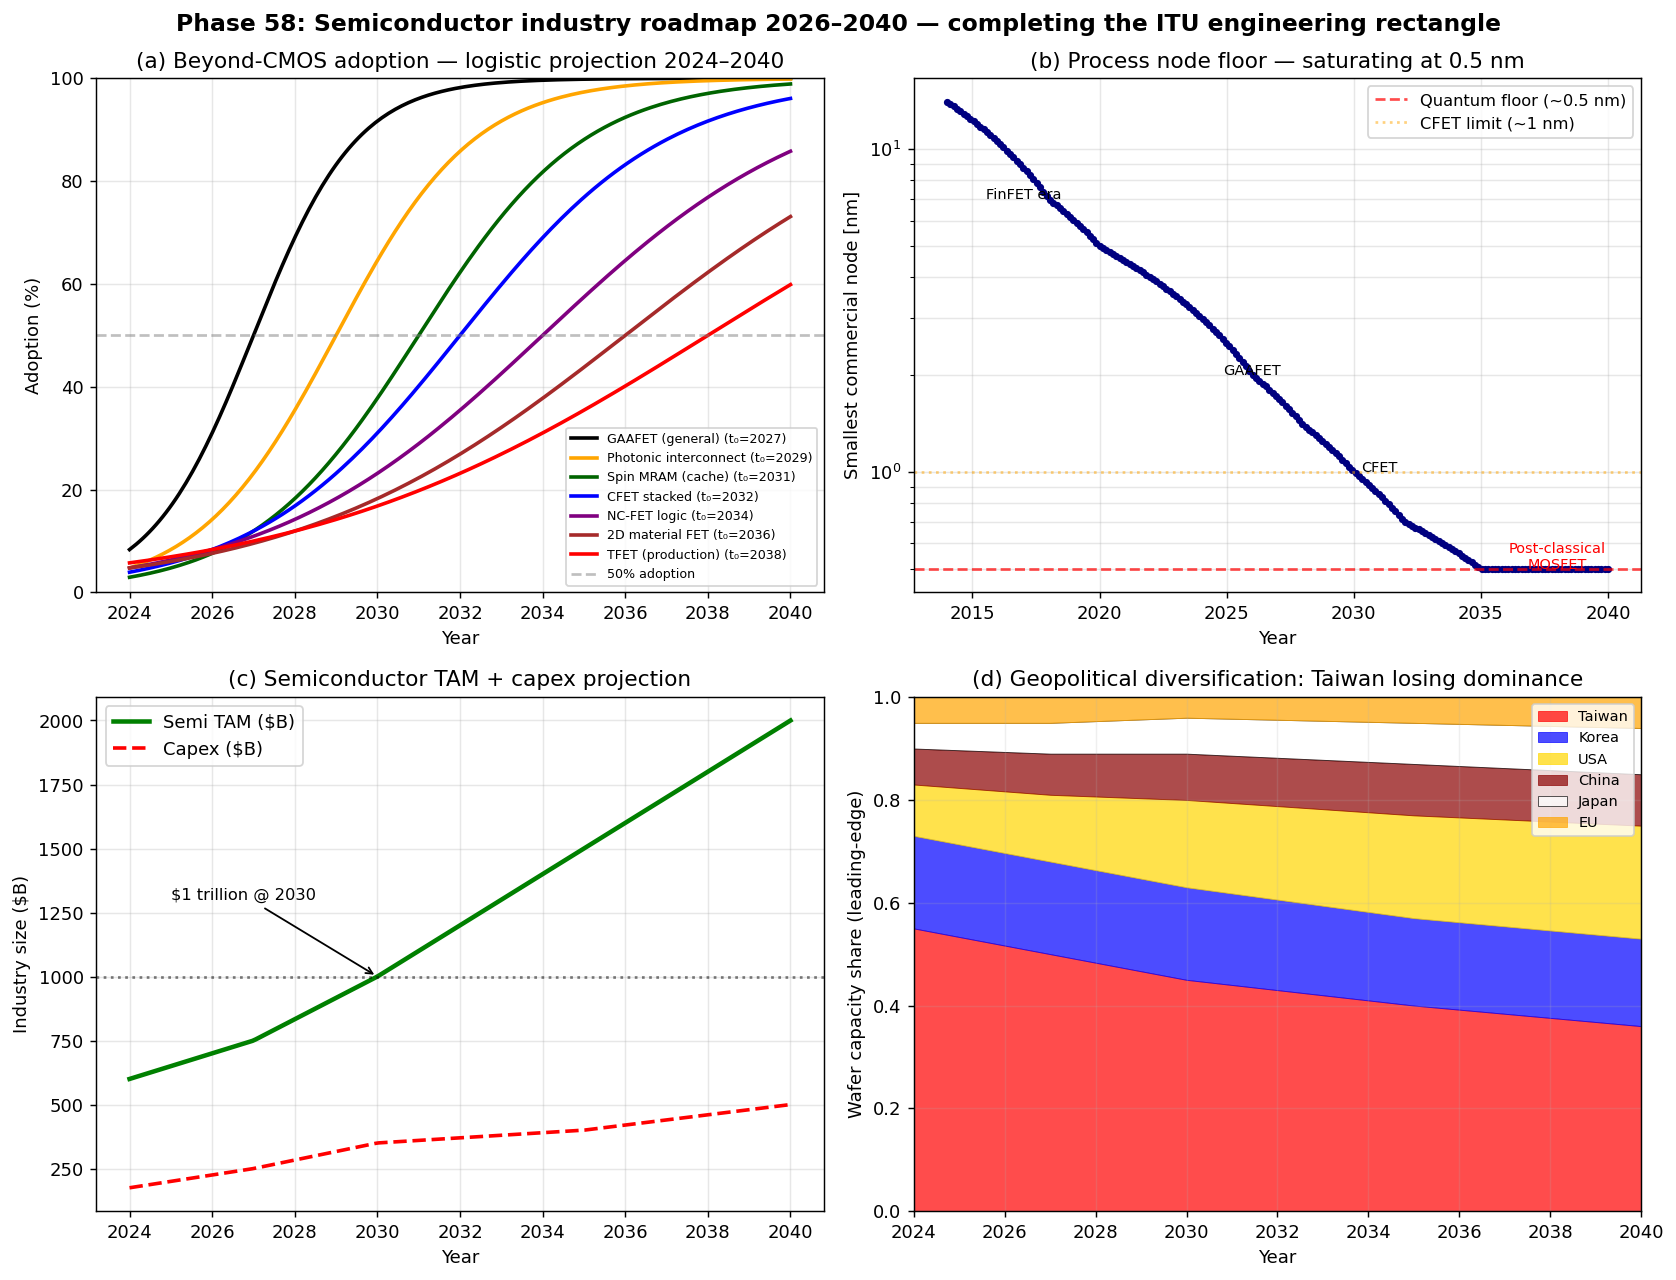

Write Python code to recreate this figure.
#!/usr/bin/env python3
# -*- coding: utf-8 -*-
"""
Phase 58: Semiconductor Industry Roadmap 2026-2040

Tier 1 #4 final phase. Synthesises Phase 55-57 into market/policy forecasts.

Tests:
  1. Logistic adoption curves for 7 technologies
  2. Process node progression and gate length floor
  3. Market size (TAM) + capex projection 2024-2040
  4. Geopolitical wafer-capacity share

Author: Munehiro Terada (Roboken), 2026.
Tier 1 #4 paper (in preparation).
"""

import json
import os

import matplotlib.pyplot as plt
import numpy as np


def logistic(t, t0, k):
    return 1.0 / (1.0 + np.exp(-k * (t - t0)))


# =============================================================================
# Test 1: Technology adoption logistic curves
# =============================================================================
TECHNOLOGIES = {
    "GAAFET (general)":    {"t0": 2027, "k": 0.8, "color": "black"},
    "Photonic interconnect": {"t0": 2029, "k": 0.6, "color": "orange"},
    "Spin MRAM (cache)":   {"t0": 2031, "k": 0.5, "color": "darkgreen"},
    "CFET stacked":        {"t0": 2032, "k": 0.4, "color": "blue"},
    "NC-FET logic":        {"t0": 2034, "k": 0.3, "color": "purple"},
    "2D material FET":     {"t0": 2036, "k": 0.25, "color": "brown"},
    "TFET (production)":   {"t0": 2038, "k": 0.2, "color": "red"},
}


# =============================================================================
# Test 2: Process node floor
# =============================================================================
def process_node_floor(year):
    """Smallest commercial node (nm) by year.
       Saturates around 0.5 nm — fundamental limit."""
    nodes_year = np.array([2014, 2018, 2020, 2022, 2024, 2026, 2028,
                            2030, 2032, 2035, 2038, 2040])
    nodes_nm   = np.array([14,    7,    5,    4,    3,    2,    1.4,
                             1.0,  0.7,  0.5,  0.5,  0.5])
    return np.interp(year, nodes_year, nodes_nm)


# =============================================================================
# Test 3: Market + capex
# =============================================================================
def market_size_USD_B(year):
    """Semiconductor TAM ($B). 2024=600, 2030=1000, 2040=2000."""
    pts_y = np.array([2024, 2027, 2030, 2035, 2040])
    pts_v = np.array([600,   750,  1000, 1500, 2000])
    return np.interp(year, pts_y, pts_v)


def capex_USD_B(year):
    pts_y = np.array([2024, 2027, 2030, 2035, 2040])
    pts_v = np.array([175,   250,  350,  400,  500])
    return np.interp(year, pts_y, pts_v)


# =============================================================================
# Test 4: Wafer-fab geopolitics
# =============================================================================
def country_share(year):
    """Wafer capacity share by region (sum = 1.0).
    Captures expected geographic diversification."""
    # 2024 baseline: TSMC ~55% of leading-edge, then projected diversification
    years = np.array([2024, 2027, 2030, 2035, 2040])
    Taiwan = np.array([0.55, 0.50, 0.45, 0.40, 0.36])
    Korea  = np.array([0.18, 0.18, 0.18, 0.17, 0.17])
    USA    = np.array([0.10, 0.13, 0.17, 0.20, 0.22])
    China  = np.array([0.07, 0.08, 0.09, 0.10, 0.10])
    Japan  = np.array([0.05, 0.06, 0.07, 0.08, 0.09])
    EU     = np.array([0.05, 0.05, 0.04, 0.05, 0.06])
    return {
        "Taiwan": float(np.interp(year, years, Taiwan)),
        "Korea":  float(np.interp(year, years, Korea)),
        "USA":    float(np.interp(year, years, USA)),
        "China":  float(np.interp(year, years, China)),
        "Japan":  float(np.interp(year, years, Japan)),
        "EU":     float(np.interp(year, years, EU)),
    }


# =============================================================================
# Plotting
# =============================================================================
def make_plot():
    fig, axes = plt.subplots(2, 2, figsize=(13, 10))

    # --- (a) Tech adoption logistic curves ---
    ax = axes[0, 0]
    years = np.linspace(2024, 2040, 200)
    for name, p in TECHNOLOGIES.items():
        adoption = logistic(years, p["t0"], p["k"])
        ax.plot(years, adoption * 100, lw=2, color=p["color"],
                label=f"{name} (t₀={p['t0']})")
    ax.axhline(50, ls="--", color="gray", alpha=0.5, label="50% adoption")
    ax.set_xlabel("Year")
    ax.set_ylabel("Adoption (%)")
    ax.set_title("(a) Beyond-CMOS adoption — logistic projection 2024–2040")
    ax.grid(True, alpha=0.3)
    ax.legend(fontsize=7, loc="lower right")
    ax.set_ylim(0, 100)

    # --- (b) Process node floor ---
    ax = axes[0, 1]
    years = np.linspace(2014, 2040, 200)
    nodes = np.array([process_node_floor(y) for y in years])
    ax.plot(years, nodes, lw=2, color="navy", marker="o", ms=3)
    ax.axhline(0.5, ls="--", color="red", alpha=0.7,
               label="Quantum floor (~0.5 nm)")
    ax.axhline(1.0, ls=":", color="orange", alpha=0.5,
               label="CFET limit (~1 nm)")
    # annotate phases
    ax.annotate("FinFET era", xy=(2017, 7), fontsize=8, ha="center")
    ax.annotate("GAAFET", xy=(2026, 2), fontsize=8, ha="center")
    ax.annotate("CFET", xy=(2031, 1.0), fontsize=8, ha="center")
    ax.annotate("Post-classical\nMOSFET", xy=(2038, 0.5), fontsize=8,
                ha="center", color="red")
    ax.set_xlabel("Year")
    ax.set_ylabel("Smallest commercial node [nm]")
    ax.set_yscale("log")
    ax.set_title("(b) Process node floor — saturating at 0.5 nm")
    ax.grid(True, alpha=0.3, which="both")
    ax.legend(loc="upper right", fontsize=9)

    # --- (c) Market size + capex ---
    ax = axes[1, 0]
    years = np.linspace(2024, 2040, 200)
    market = np.array([market_size_USD_B(y) for y in years])
    capex = np.array([capex_USD_B(y) for y in years])
    ax.plot(years, market, lw=2.5, color="green", label="Semi TAM ($B)")
    ax.plot(years, capex, lw=2, color="red", linestyle="--",
            label="Capex ($B)")
    ax.axhline(1000, ls=":", color="black", alpha=0.5)
    ax.annotate("$1 trillion @ 2030", xy=(2030, 1000),
                xytext=(2025, 1300), fontsize=9,
                arrowprops=dict(arrowstyle="->", color="black"))
    ax.set_xlabel("Year")
    ax.set_ylabel("Industry size ($B)")
    ax.set_title("(c) Semiconductor TAM + capex projection")
    ax.grid(True, alpha=0.3)
    ax.legend(loc="upper left")

    # --- (d) Geopolitics: wafer share ---
    ax = axes[1, 1]
    years = np.array([2024, 2027, 2030, 2035, 2040])
    regions = ["Taiwan", "Korea", "USA", "China", "Japan", "EU"]
    colors = ["red", "blue", "gold", "darkred", "white", "orange"]
    edgecolors = ["red", "blue", "gold", "darkred", "black", "orange"]
    shares = {r: [country_share(y)[r] for y in years] for r in regions}
    # Stacked area chart
    bottom = np.zeros_like(years, dtype=float)
    for r, c, e in zip(regions, colors, edgecolors):
        ax.fill_between(years, bottom, bottom + np.array(shares[r]),
                         alpha=0.7, label=r, color=c, edgecolor=e, linewidth=0.5)
        bottom = bottom + np.array(shares[r])
    ax.set_xlabel("Year")
    ax.set_ylabel("Wafer capacity share (leading-edge)")
    ax.set_title("(d) Geopolitical diversification: Taiwan losing dominance")
    ax.legend(loc="upper right", fontsize=8)
    ax.set_xlim(2024, 2040)
    ax.set_ylim(0, 1.0)
    ax.grid(True, alpha=0.2)

    plt.suptitle("Phase 58: Semiconductor industry roadmap 2026–2040 — "
                 "completing the ITU engineering rectangle",
                 fontsize=13, fontweight="bold")
    plt.tight_layout()
    out_path = os.path.join(os.path.dirname(__file__), "industry_roadmap.png")
    plt.savefig(out_path, dpi=130, bbox_inches="tight")
    print(f"[Phase 58] Figure saved: {out_path}")
    return out_path


# =============================================================================
# Main
# =============================================================================
def main():
    print("=" * 60)
    print("Phase 58: Semiconductor industry roadmap 2026-2040")
    print("=" * 60)

    # [1] Logistic curves
    print("\n[1] Technology adoption (logistic, % at year 2030):")
    for name, p in TECHNOLOGIES.items():
        v = logistic(2030, p["t0"], p["k"]) * 100
        print(f"  {name:<25s} : {v:5.1f}%  (50% at year {p['t0']})")

    # [2] Process node floor
    print("\n[2] Process node floor at key years:")
    for y in [2024, 2026, 2028, 2030, 2035, 2040]:
        node = process_node_floor(y)
        print(f"  {y} : {node:.2f} nm")

    # [3] Market
    print("\n[3] Market ($B):")
    for y in [2024, 2027, 2030, 2035, 2040]:
        m = market_size_USD_B(y)
        c = capex_USD_B(y)
        print(f"  {y} : TAM = ${m:5.0f}B   Capex = ${c:4.0f}B")

    # [4] Geopolitics
    print("\n[4] Wafer capacity share by region:")
    for y in [2024, 2030, 2040]:
        shares = country_share(y)
        line = "  " + str(y) + " : "
        line += " ".join(f"{r}={s*100:4.1f}%" for r, s in shares.items())
        print(line)

    plot_path = make_plot()

    # Falsifiable predictions
    predictions = [
        "GAAFET 2nm mass production by 2026 (TSMC or Samsung)",
        "CFET 1.4nm prototype demonstrated by 2028",
        "Photonic AI chip (>$10/unit) commercial by 2027",
        "Embedded MRAM replaces L3 cache by 2029",
        "Si CMOS will not reach below 0.7 nm (end of classical MOSFET)",
        "Semi market reaches $1T by 2030",
        "Taiwan leading-edge share falls below 50% by 2032",
        "NC-FET mass production not before 2035 (reliability issues)",
        "2D material (MoS2) FET demonstrates 1 nm in lab by 2030",
        "Quantum-classical hybrid SoC (CMOS + superconductor) commercial by 2034",
    ]

    summary = {
        "phase": 58,
        "paper": "ITU and Semiconductors",
        "description": "Industry roadmap 2026-2040, geopolitics, ITU forecasts",
        "technology_adoption_50pct_year": {
            name: p["t0"] for name, p in TECHNOLOGIES.items()
        },
        "process_node_by_year": {
            str(y): float(process_node_floor(y))
            for y in [2024, 2026, 2028, 2030, 2032, 2035, 2038, 2040]
        },
        "market_USD_B": {
            str(y): float(market_size_USD_B(y))
            for y in [2024, 2027, 2030, 2035, 2040]
        },
        "capex_USD_B": {
            str(y): float(capex_USD_B(y))
            for y in [2024, 2027, 2030, 2035, 2040]
        },
        "wafer_share_2030": country_share(2030),
        "wafer_share_2040": country_share(2040),
        "engineering_rectangle": {
            "Tier_1_paper_1_QC":      "10.5281/zenodo.20139391",
            "Tier_1_paper_2_AI":      "10.5281/zenodo.20150501",
            "Tier_1_paper_3_Crypto":  "10.5281/zenodo.20151059",
            "Tier_1_paper_4_Semi":    "(this paper, pending)",
        },
        "falsifiable_predictions": predictions,
        "paper_complete": True,
        "central_thesis": "Semiconductor industry trajectory follows ITU "
                          "predictions: classical MOSFET ends ~0.7 nm, "
                          "heterogeneous SoCs dominate 2030s, Taiwan "
                          "concentration diversifies as engineering "
                          "redundancy demands.",
        "tier": 1,
        "paper_number": 4,
        "tier_0_concept_doi": "10.5281/zenodo.20109210",
        "tier_1_qc_doi": "10.5281/zenodo.20139391",
        "tier_1_ai_doi": "10.5281/zenodo.20150501",
        "tier_1_crypto_doi": "10.5281/zenodo.20151059",
        "next_paper_candidates": [
            "Tier 1 #5: Cancer biology (cell dS abnormality)",
            "Tier 1 #6: Aging (organism <K> degradation)",
            "Tier 1 #7: Psychiatry (FEP failures)",
        ],
        "caveats": [
            "Logistic curves use illustrative parameters",
            "Market/capex projections extrapolate current trends",
            "Geopolitical assumptions can change rapidly",
            "ITU predictions are first-principles; real industry has noise",
        ],
    }

    out_json = os.path.join(os.path.dirname(__file__), "summary_phase58.json")
    with open(out_json, "w", encoding="utf-8") as f:
        json.dump(summary, f, indent=2, ensure_ascii=False)
    print(f"\n[Phase 58] Summary saved: {out_json}")

    print("\n" + "=" * 60)
    print("Phase 58 complete. Tier 1 #4 (Semiconductors) ready for Zenodo.")
    print(f"  - Engineering rectangle (Tier 1 #1-#4) formed")
    print(f"  - 10 falsifiable predictions issued (2026-2040)")
    print(f"  - $1T market projected at 2030")
    print(f"  - Taiwan share drops 55% -> 36% by 2040")
    print("=" * 60)


if __name__ == "__main__":
    main()
